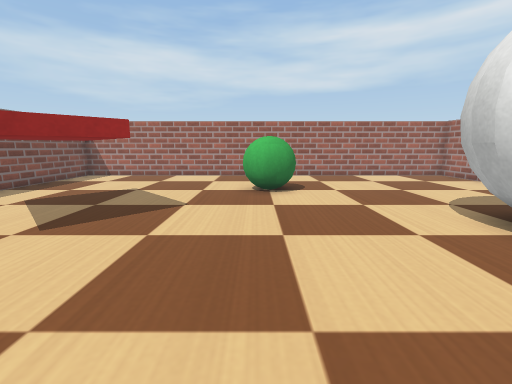
View 1 (above)

14 first-person views from a walk through a world built for the Webots simulator. The camera is 0.08 m above the floor, tilts 10° down and sees 90° across. The floor is counted in squares, 0.05 m on a side. Each view is taken from the middle of a square. On the plan, view 1 faces up. The plan holds only what a view shows up to about 14 squares ahead; the rest is blank. The robots in the file are not drawn. Simple shapes and patterns stand in for the simulator's stock objects.

View 2
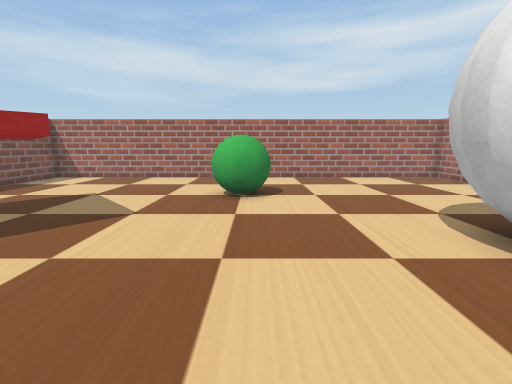

View 3
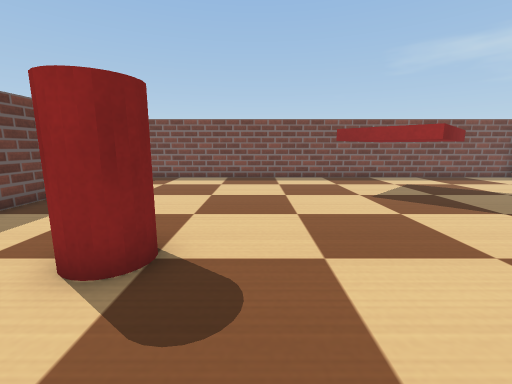

View 4
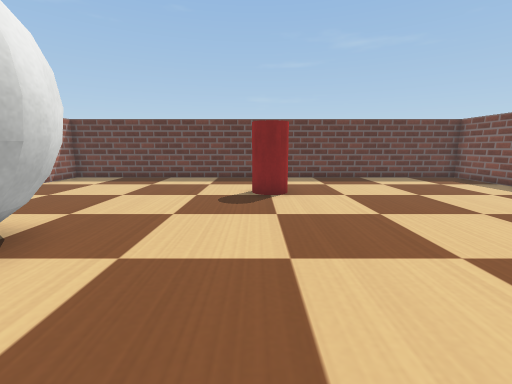

View 5
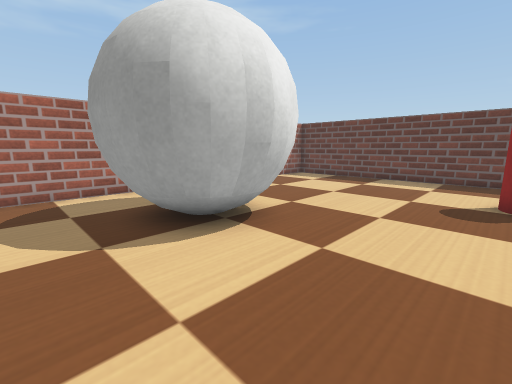

View 6
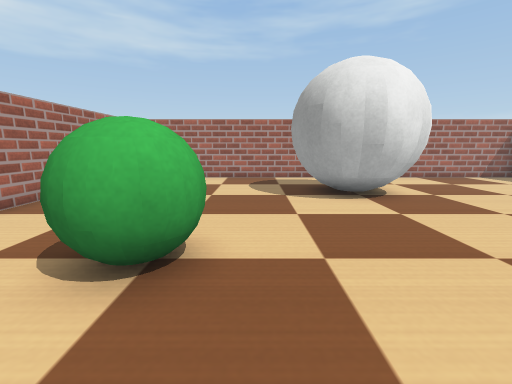

View 7
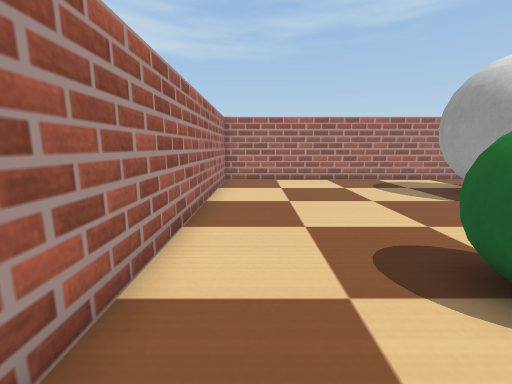

View 8
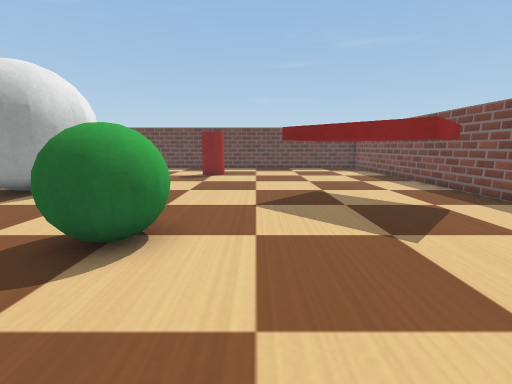

View 9
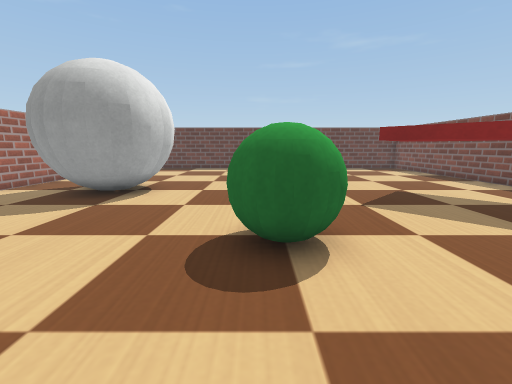

View 10
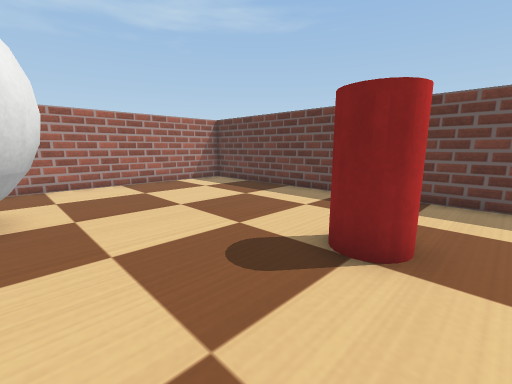

View 11
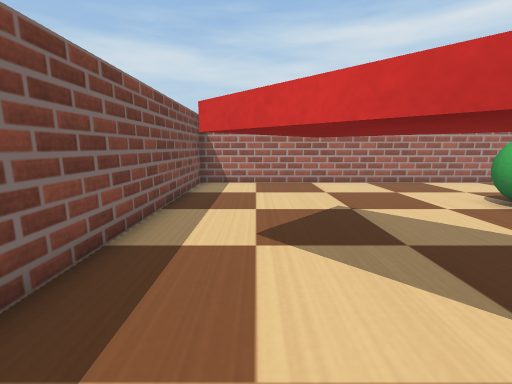

View 12
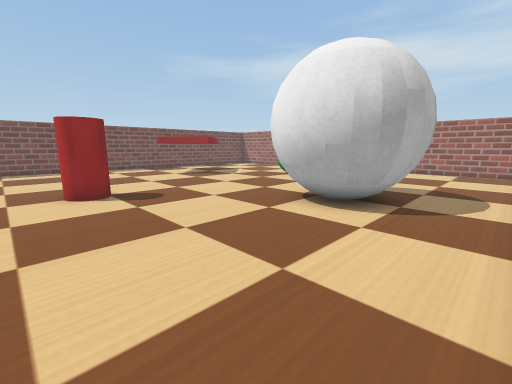

View 13
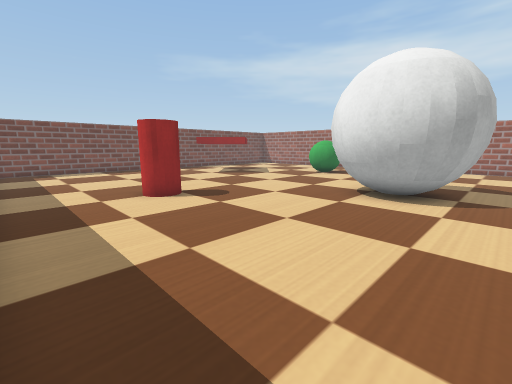

View 14
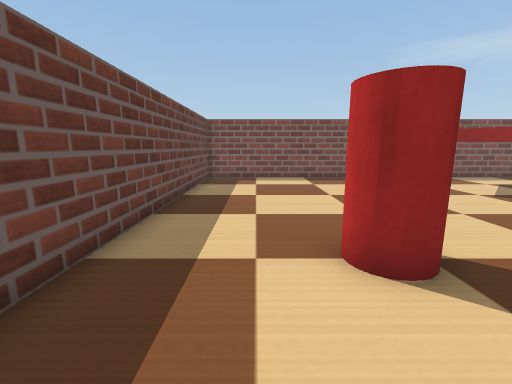

### Floor plan
Key: @ floor where view 1 was taken; # wall or solid block; . floor; A apple; B book; L ball; C drink can.
Columns run from 10 left of view 1 to 11 right of it. Each row starts with its distance up from view 1.
 15 ######################
 14 #....................#
 13 #....................#
 12 #....................#
 11 #..........A.........#
 10 #.........AA.........#
  9 #...B.....AA.........#
  8 #...BB...............#
  7 #.BBBBB.........LL...#
  6 #..BBBBB.......LLLL..#
  5 #...BBB.......LLLLL..#
  4 #....B........LLLLL..#
  3 #..............LLLL..#
  2 #...............LL...#
  1 #....................#
  0 #.........@..........#
 -1 #.........CC.........#
 -2 #..........C.........#
 -3 #....................#
 -4 #....................#
 -5 #....................#
 -6 ######################

Positions as (right, up) in squares from view 1, and headings:
1: (0, 0), facing up
2: (1, 1), facing up
3: (4, 1), facing left
4: (1, 8), facing down
5: (1, 8), facing down-right
6: (-3, 8), facing right
7: (-2, 13), facing right
8: (-2, 14), facing down
9: (1, 14), facing down
10: (-1, 3), facing down-right
11: (-7, 3), facing up
12: (10, -3), facing up-left
13: (9, -5), facing up-left
14: (4, -3), facing left
